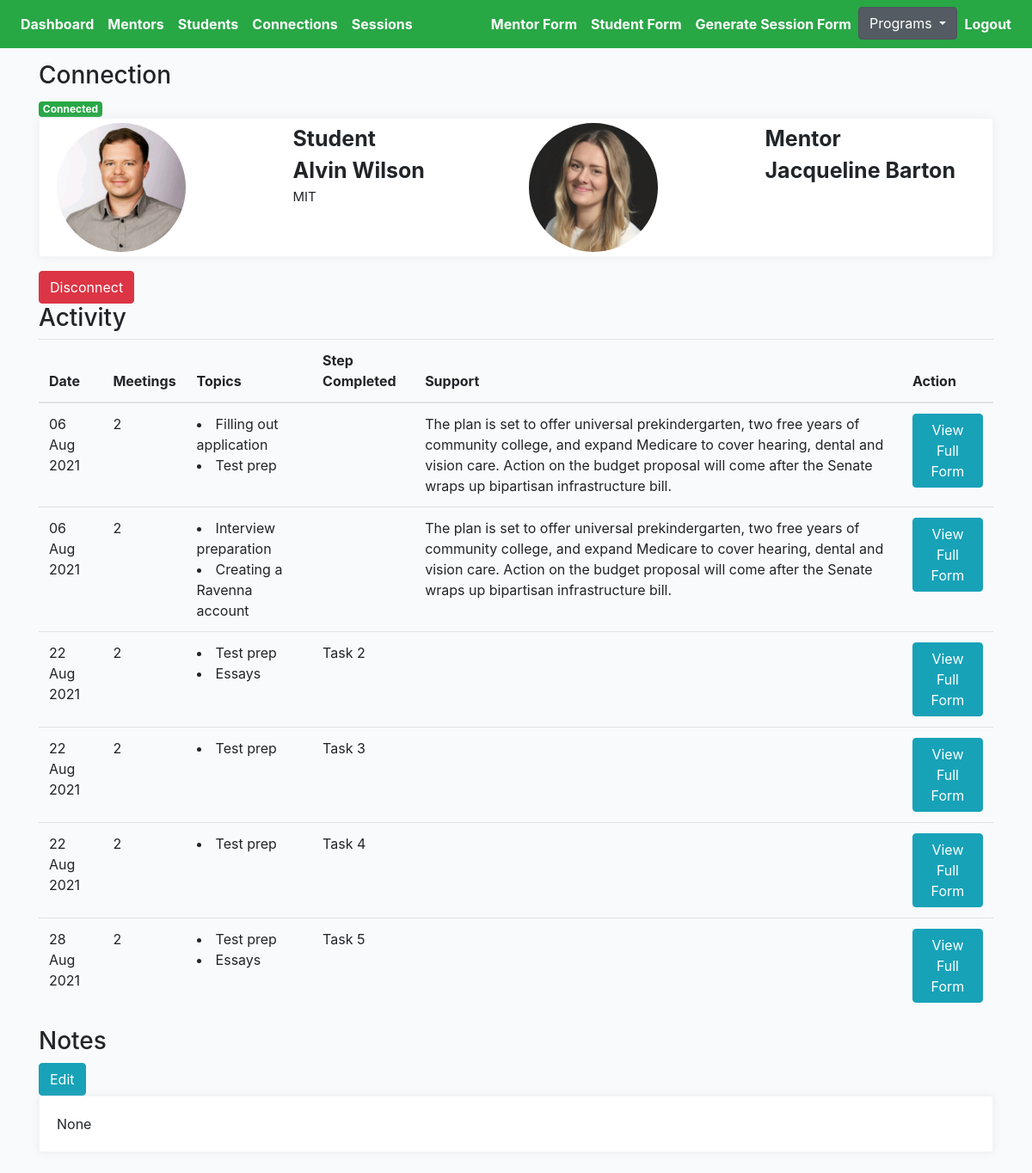
The page /choice/75/connection-detail (signed in) on the database its author committed.
### cprofiles/models.py (models this page shows, shortened)
class Connection(models.Model):
    student = models.ForeignKey(Student, on_delete=models.CASCADE, related_name='student')
    mentor = models.ForeignKey(Mentor, on_delete=models.CASCADE, related_name='mentor')
    status = models.CharField(max_length=200, choices=STATUS_CHOICES)
    updated = models.DateTimeField(auto_now=True)
    created = models.DateTimeField(auto_now_add=True)
    flag = models.BooleanField(default=False)
    progress = models.CharField(max_length=200, blank=True, null=True, choices=PROGRESS_CHOICES)
    note = models.TextField(null=True, blank=True, max_length=1000)

class Student(models.Model):
    avatar = models.ImageField(default='avatar.png', upload_to='avatars/')
    first_name = models.CharField(max_length=200, blank=True)
    last_name = models.CharField(max_length=200, blank=True)
    email = models.EmailField(max_length=200, blank=True)
    gender = models.CharField(max_length=200, choices=GENDER_CHOICES)
    grade = models.CharField(max_length=200, choices=GRADE_CHOICES)
    school = models.CharField(max_length=200, blank=True)
    language_preference = models.CharField(null=True, blank=True, max_length=200, choices=STUDENT_PREFER_LANGUAGE_CHOICES)
    parent1_first_name = models.CharField(max_length=200, blank=True)
    parent1_last_name = models.CharField(max_length=200, blank=True)
    parent1_phone = models.CharField(max_length=200, blank=True)
    parent1_email = models.EmailField(max_length=200, blank=True)
    academic_advisor = models.CharField(max_length=200, blank=True)
    academic_advisor_email = models.EmailField(max_length=200, blank=True)
    activity = models.TextField(null=True, blank=True, max_length=1000)
    ind_scl = models.TextField(null=True, blank=True, max_length=1000)
    dont_know = models.TextField(null=True, blank=True, max_length=1000)
    proud = models.TextField(null=True, blank=True, max_length=1000)
    learn = models.TextField(null=True, blank=True, max_length=1000)
    happy = models.TextField(null=True, blank=True, max_length=1000)
    hobby = models.TextField(null=True, blank=True, max_length=1000)
    int_ind_school = models.TextField(null=True, blank=True, max_length=1000)
    look_ind_school = models.TextField(null=True, blank=True, max_length=1000)
    strength = models.TextField(null=True, blank=True, max_length=1000)
    obstacle = models.TextField(null=True, blank=True, max_length=1000)
    child_strength = models.ManyToManyField(Childstrength, blank=True, related_name='child_strength')
    social_strength = models.ManyToManyField(Socialstrength, blank=True, related_name='social_strength')
    interview_language = models.CharField(null=True, blank=True, max_length=200, choices=LANGUAGE_CHOICES)
    question = models.TextField(null=True, blank=True, max_length=1000)
    updated = models.DateTimeField(auto_now=True)
    created = models.DateTimeField(auto_now_add=True)
    slug = models.SlugField(unique=True, blank=True)
    flag = models.BooleanField(default=False)
    note = models.TextField(null=True, blank=True, max_length=1000)
    question1 = models.CharField(null=True, blank=True, max_length=200, choices=QUESTION_CHOICES)
    answer1 = models.TextField(null=True, blank=True, max_length=1000)
    question2 = models.CharField(null=True, blank=True, max_length=200, choices=QUESTION_CHOICES)
    answer2 = models.TextField(null=True, blank=True, max_length=1000)
    __initial_first_name = None
    __initial_last_name = None
    def __init__(self, *args, **kwargs):
        super().__init__(*args, **kwargs)
        self.__initial_first_name = self.first_name
        self.__initial_last_name = self.last_name

class Mentor(models.Model):
    avatar = models.ImageField(default='avatar.png', upload_to='avatars/')
    first_name = models.CharField(max_length=200, blank=True)
    last_name = models.CharField(max_length=200, blank=True)
    email = models.EmailField(max_length=200, blank=True)
    phone = models.CharField(max_length=200, blank=True)
    address = models.CharField(max_length=200, blank=True)
    prefer_grade = models.CharField(max_length=200, choices=MENTOR_GRADE_CHOICES)
    prefer_gender = models.CharField(max_length=200, choices=GENDER_CHOICES)
    prefer_location = models.ManyToManyField(Preferlocation, blank=True, related_name='prefer_location')
    mentor_last_year = models.CharField(null=True, blank=True, max_length=200, choices=YES_NO)
    language = models.ManyToManyField(Mentorlanguage, blank=True, related_name='mentor_language')
    experience = models.CharField(null=True, blank=True, max_length=200, choices=YES_NO)
    familiar = models.TextField(null=True, blank=True, max_length=1000)
    share = models.TextField(null=True, blank=True, max_length=1000)
    hobby = models.TextField(null=True, blank=True, max_length=1000)
    question = models.TextField(null=True, blank=True, max_length=1000)
    friends = models.ManyToManyField(Student, blank=True, related_name='mentors')
    updated = models.DateTimeField(auto_now=True)
    created = models.DateTimeField(auto_now_add=True)
    slug = models.SlugField(unique=True, blank=True)
    flag = models.BooleanField(default=False)
    ethnic = models.CharField(null=True, blank=True, max_length=200, choices=ETHNIC_CHOICES)
    def get_locations(self):
        return self.prefer_location.all()
    __initial_first_name = None
    __initial_last_name = None
    def __init__(self, *args, **kwargs):
        super().__init__(*args, **kwargs)
        self.__initial_first_name = self.first_name
        self.__initial_last_name = self.last_name

class Session(models.Model):
    connection = models.ForeignKey(Connection, on_delete=models.CASCADE)
    meet = models.IntegerField(null=True, blank=True)
    length = models.FloatField(null=True, blank=True)
    topic = models.ManyToManyField(Topic, blank=True, related_name='topics')
    updated = models.DateTimeField(auto_now=True)
    created = models.DateTimeField(auto_now_add=True)
    feedback = models.TextField(null=True, blank=True, max_length=1000)
    change = models.TextField(null=True, blank=True, max_length=1000)
    support = models.ManyToManyField(Support, blank=True, related_name='supports')
    elaborate = models.TextField(null=True, blank=True, max_length=1000)
    rate = models.IntegerField(null=True, blank=True)
    productivity = models.IntegerField(null=True, blank=True)
    question = models.TextField(null=True, blank=True, max_length=1000)
    submit_status = models.BooleanField(default=False)
    step = models.CharField(max_length=200, blank=True)
    flag = models.BooleanField(default=False)
    urgent_check = models.BooleanField(default=False)
    def get_topics(self):
        return self.topic.all()
    def get_absolute_url(self):
        return reverse("cprofiles:session-detail", kwargs={"pk": self.pk})

class Topic(models.Model):
    name = models.CharField(max_length=200, blank=True)
    def __str__(self):
        return self.name

### cprofiles/views.py (the view)
# urls.py: path('<pk>/connection-detail', ConnectionDetailView.as_view(), name='connection-profile-detail'),
@method_decorator(login_required, name='dispatch')
@method_decorator(allowed_users(allowed_roles=['choice', 'admin']), name='dispatch')
class ConnectionDetailView(DetailView):
    model = Connection
    template_name = 'choice/choice-connection-detail.html'
    def get_object(self):
        pk = self.kwargs.get('pk')
        connection = Connection.objects.get(pk=pk)
        return connection
    def get_context_data(self, **kwargs):
        context = super().get_context_data(**kwargs)
        pk = self.kwargs.get('pk')
        connection = Connection.objects.get(pk=pk)
        sessions = Session.objects.filter(submit_status=True).filter(connection=connection)
        sessions_ = []
        for item in sessions:
            sessions_.append(item)
        context["sessions"] = sessions_
        return context

### templates/choice/choice-connection-detail.html (shortened to what this page needs)
{% extends 'cbase.html' %}
{% load static %}
{% block stylesheet %}{% static '/css/profile.css' %}{% endblock %}
{% block content %}
<h3>Connection</h3>
{% if connection.status == 'connected' %}
<div><span class="badge badge-success">Connected</div>
{% elif connection.status == 'disconnected' %}
<div><span class="badge badge-danger">Disconnected</span><span> on {{connection.updated | date:"M d, Y" }}</span></div>
{% elif connection.status == 'inactive' %}
<div><span class="badge badge-warning">Inactive</div>
{% endif %}
<div class="profile-page tx-13">
    <div class="row">
        <div class="col-12 grid-margin">
            <div class="profile-header">
                <div class="header-links">
                    <div class="container header">
                        <div class="row">
                            <div class="col">
                                <div class="row">
                                    <div class="col">
                                        <img class="profile-pic" src="{{connection.student.avatar.url}}" alt="profile">
                                    </div>
                                    <div class="col">
                                        <div style="font-size:25px; font-weight:bold" class="profile-name">
                                            Student</div>
                                        <div style="font-size:25px; font-weight:bold" class="profile-name">
                                            {{connection.student.first_name}}
                                            {{connection.student.last_name}}</div>
                                        <div style="font-size:15px" class="profile-name">
                                            {{connection.student.school}}</div>
                                    </div>
                                </div>
                            </div>
                            <div class="col">
                                <div class="row">
                                    <div class="col">
                                        <img class="profile-pic" src="{{connection.mentor.avatar.url}}" alt="profile">
                                    </div>
                                    <div class="col">
                                        <div style="font-size:25px; font-weight:bold" class="profile-name">
                                            Mentor</div>
                                        <div style="font-size:25px; font-weight:bold" class="profile-name">
                                            {{connection.mentor.first_name}}
                                            {{connection.mentor.last_name}}</div>
                                    </div>
                                </div>
                            </div>
                        </div>
                    </div>
                </div>
            </div>
        </div>
    </div>
    {% if connection.status == 'connected' %}
    <form action="{% url 'profiles:remove-connect' %}" method="POST">
        <button type="submit" class="btn btn-danger">Disconnect</button>
    </form>
    {% elif connection.status == 'disconnected' %}
    <a href="{% url 'profiles:student-detail-view' connection.student.slug %}"><button type="submit"
            class="btn btn-info">Connect
            Tutor</button></a>
    {% endif %}
    <h3>Activity</h3>
    <div class="table-responsive-lg">
        <table class="table">
            <thead>
                <tr>
                    <th scope="col">Date</th>
                    <th scope="col">Meetings</th>
                    <th scope="col">Topics</th>
                    <th scope="col">Step Completed</th>
                    <th scope="col">Support</th>
                    <th scope="col">Action</th>
                </tr>
            </thead>
            <tbody>
                {% for obj in sessions %}
                <tr>
                    <td>{{obj.created|date:"d M Y"}}</td>
                    <td>{{obj.meet}}</td>
                    <td>
                        {% for topic in obj.get_topics %}
                        <li>{{topic}}</li>
                        {% endfor %}
                    </td>
                    <td>{{obj.step}}</td>
                    <td>{{obj.elaborate}}</td>
                    <td><a href="{{obj.get_absolute_url}}"><button type="submit" class="btn btn-info">View Full
                                Form</button></a></td>
                </tr>
                {% endfor %}
            </tbody>
        </table>
    </div>
    <h3>Notes</h3>
    <a href="{% url 'cprofiles:connection-note-update-profile' connection.pk %}"><button type="submit"
            class="btn btn-info">Edit</button></a>
    <div class="row">
        <div class="col-sm-12">
            <div class="card h-100">
                <div class="card-body">
                    <p class="card-text">{{connection.note}}</p>
                </div>
            </div>
        </div>
    </div>
    {% endblock content %}

### core/static/css/base.css (style rules this page uses)
.container { width: 100%; padding-right: 15px; padding-left: 15px; margin-right: auto; margin-left: auto; margin-top: 55px; }
body { background:#FAFAFA; }

### core/static/css/profile.css (style rules this page uses)
body { background-color: #f9fafb; margin-top:0px; }
.profile-page .profile-header { box-shadow: 0 0 10px 0 rgba(183, 192, 206, 0.2); border: 1px solid #f2f4f9; }
.profile-page .profile-header .header-links { padding: 5px; display: -webkit-flex; display: flex; -webkit-justify-content: center; justify-content: center; background: #fff; border-radius: 0 0 .25rem .25rem; }
img { vertical-align: middle; border-style: none; }
.grid-margin { margin-bottom: 1rem; }
.card { box-shadow: 0 0 10px 0 rgba(183, 192, 206, 0.2); -webkit-box-shadow: 0 0 10px 0 rgba(183, 192, 206, 0.2); -moz-box-shadow: 0 0 10px 0 rgba(183, 192, 206, 0.2); -ms-box-shadow: 0 0 10px 0 rgba(183, 192, 206, 0.2); }
.card { position: relative; display: flex; flex-direction: column; min-width: 0; word-wrap: break-word; background-color: #fff; background-clip: border-box; border: 1px solid #f2f4f9; border-radius: 0.25rem; }
.profile-pic { border-radius: 50%; height: auto; width: 150px; }
.container .header { margin-top: 0px; }

### rows shown on the page
Connection: student.avatar (picture), student.first_name "Alvin", student.last_name "Wilson", student.school "MIT", mentor.avatar (picture), mentor.first_name "Jacqueline", mentor.last_name "Barton", note "None"
Session: created "06 Aug 2021", meet "2", elaborate "The plan is set to offer universal prekindergarten, two free years of community college, and expand Medicare to cover hearing, dental and vision care. Action on the budget proposal will come after the Senate wraps up bipartisan infrastructure bill."
Topic: name "Filling out application"
Topic: name "Test prep"
Session: created "06 Aug 2021", meet "2", elaborate "The plan is set to offer universal prekindergarten, two free years of community college, and expand Medicare to cover hearing, dental and vision care. Action on the budget proposal will come after the Senate wraps up bipartisan infrastructure bill."
Topic: name "Interview preparation"
Topic: name "Creating a Ravenna account"
Session: created "22 Aug 2021", meet "2", step "Task 2"
Topic: name "Essays"
Session: created "22 Aug 2021", meet "2", step "Task 3"
Session: created "22 Aug 2021", meet "2", step "Task 4"
Session: created "28 Aug 2021", meet "2", step "Task 5"
